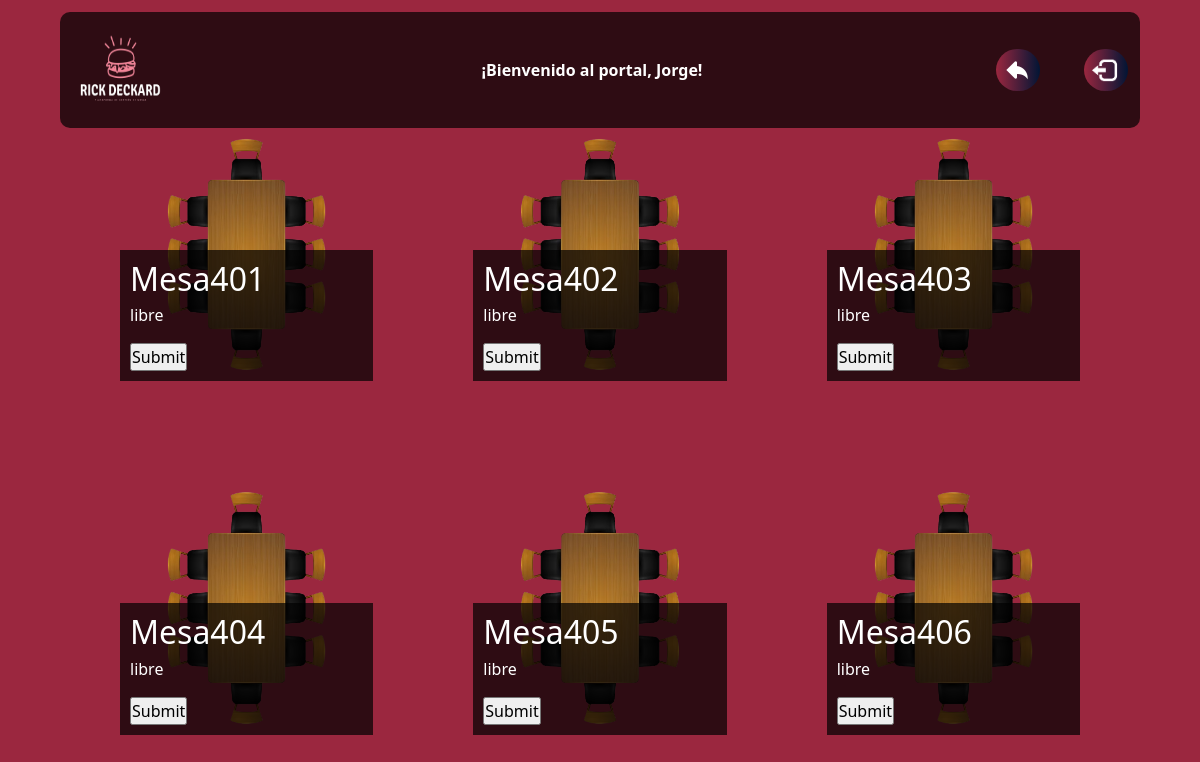
The app's page /comedores/comedor.php?id=4 (signed in) with its own data.
### tables this page shows
CREATE TABLE mesas (
    id_mesa INT PRIMARY KEY  NOT NULL AUTO_INCREMENT,
    numero_mesa INT,
    id_sala INT,
    estado ENUM('libre','ocupada') DEFAULT ('libre'),    
    FOREIGN KEY (id_sala) REFERENCES salas(id_sala)      
);

### comedores/comedor.php (the view, shortened to what this page needs)
<!DOCTYPE html>
<html lang="en">
<head>
    <link rel="stylesheet" href="../css/comedor.css">
    <link href="https://cdn.jsdelivr.net/npm/bootstrap@5.0.2/dist/css/bootstrap.min.css" rel="stylesheet">
</head>
<body>
    <nav class="navbar navbar-light bg-lights position-top">
        <div class="container">
            <a class="navbar-brand " href="../mostra.php">
                <img src="../img/LOGORICK _Blanco.png" alt="" width="100" height="90">
            </a>
            <div class="saludo">
            <b style="color:white">¡Bienvenido al portal, <?php echo $_SESSION['user'];?>!</b>
            </div>
            <div>
            <a href="../comedores.php"><button class="atrasboton"><img class="atrasimg" src="../img/atras.png" alt=""></button></a>
            <a href="../inc/salir.php"><button class="logoutboton"><img class="logoutimg" src="../img/LOGOUT.png" alt=""></button></a>
            </div>
        </div>
    </nav>
    <div class="centrado">
    <?php
    if (isset($_GET['id'])) {
        include './../inc/conexion.php';
        $id = trim(mysqli_real_escape_string($conn,$_GET['id']));
        $sql = "SELECT * FROM mesas WHERE id_sala = ?";
        $stmt = mysqli_prepare($conn,$sql);
        mysqli_stmt_bind_param($stmt, "s",$id);
        mysqli_stmt_execute($stmt);
        $res = mysqli_stmt_get_result($stmt);
        echo '<div class="image-grid">';
        foreach ($res as $mesa) {
            echo'<a><div class="image-item">';
            if ($mesa['estado'] == "ocupada") {
                echo '<img class="filtro" src="../img/mesas.png" alt="Imagen 1">';
                echo '<div class="image-text"><h2> Mesa'.$mesa['numero_mesa'].'</h2>';
                echo '<p class="diss">'.$mesa['estado'].'</p>';
                echo "<form method='POST' action='../inc/procesar.php'>";
                echo "<input type='hidden' name='id_sala' value=".$mesa['id_sala'].">";
                echo "<input type='hidden' name='numero_mesa' value=".$mesa['numero_mesa'].">";
                echo "<input type='submit'>";
                echo "</form>";
            }else{
                echo '<img class="" src="../img/mesas.png" alt="Imagen 1">';
                echo '<div class="image-text"><h2> Mesa'.$mesa['numero_mesa'].'</h2>';
                echo '<p>'.$mesa['estado'].'</p>';
                echo "<form method='POST' action='../inc/procesar.php'>";
                echo "<input type='submit'>";
                echo "</form>";
            }
            echo '</div></div></a>';
        }
    }else{
    }
    ?>
</div>
</body>
</html>

### css/comedor.css (style rules this page uses)
* { box-sizing: border-box; margin: 0; padding: 0; }
.navbar { margin-top: 1%; margin-right: 5%; margin-left: 5%; border-radius: 10px; }
.saludo { color: white; }
.logoutboton { color: white; background: linear-gradient(to right, #9B273F, #011535); border: none; border-radius: 4vh; cursor: pointer; transition: all 0.3s ease 0s; }
.logoutimg { height: 4vh; margin: 0.6vh; margin-right: 0.9vh; transition: all 0.3s ease 0s; }
.bg-lights { background-color: rgba(0, 0, 0, 0.7) !important; }
body { font-family: Arial, sans-serif; line-height: 1.6; background-color: #9B273F !important; background-position: center; background-repeat: no-repeat; background-size: cover; }
.atrasboton { color: white; background: linear-gradient(to right, #9B273F, #011535); border: none; border-radius: 4vh; cursor: pointer; transition: all 0.3s ease 0s; margin-right: 5vh; }
.atrasimg { height: 4vh; margin: 0.6vh; margin-right: 0.9vh; transition: all 0.3s ease 0s; }
.image-grid { display: grid; grid-template-columns: repeat(3, 1fr); gap: 100px; margin: 0 auto; padding-top: 0%; width: 120vh; }
.image-item { position: relative; width: 100%; padding-bottom: 100%; overflow: hidden; transition: transform 0.3s ease-in-out; }
.image-item img { position: absolute; top: 0; left: 0; width: 100%; height: 100%; object-fit: cover; }
.image-text { position: absolute; bottom: 0; left: 0; width: 100%; background-color: rgba(0, 0, 0, 0.7); color: white; padding: 10px; box-sizing: border-box; }
.image-text h2 { margin-bottom: 5px; }

### records on screen
mesas: numero_mesa "401", estado "libre"
mesas: numero_mesa "402", estado "libre"
mesas: numero_mesa "403", estado "libre"
mesas: numero_mesa "404", estado "libre"
mesas: numero_mesa "405", estado "libre"
mesas: numero_mesa "406", estado "libre"

### other values on screen
$_SESSION['user'] "Jorge"
